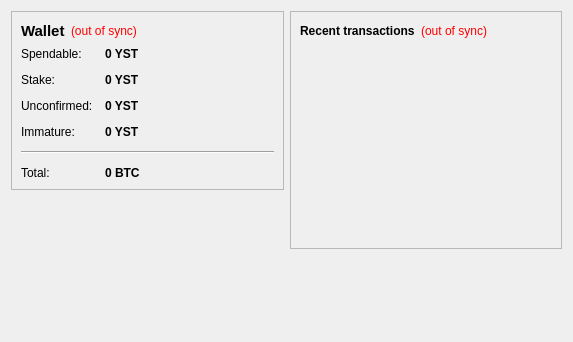
<?xml version="1.0" encoding="UTF-8"?>
<ui version="4.0">
 <class>OverviewPage</class>
 <widget class="QWidget" name="OverviewPage">
  <property name="geometry">
   <rect>
    <x>0</x>
    <y>0</y>
    <width>573</width>
    <height>342</height>
   </rect>
  </property>
  <property name="windowTitle">
   <string>Form</string>
  </property>
  <layout class="QHBoxLayout" name="horizontalLayout" stretch="1,1">
   <item>
    <layout class="QVBoxLayout" name="verticalLayout_2">
     <item>
      <widget class="QFrame" name="frame">
       <property name="frameShape">
        <enum>QFrame::StyledPanel</enum>
       </property>
       <property name="frameShadow">
        <enum>QFrame::Raised</enum>
       </property>
       <layout class="QVBoxLayout" name="verticalLayout_4">
        <item>
         <layout class="QHBoxLayout" name="horizontalLayout_4">
          <item>
           <widget class="QLabel" name="label_5">
            <property name="font">
             <font>
              <pointsize>11</pointsize>
              <weight>75</weight>
              <bold>true</bold>
             </font>
            </property>
            <property name="text">
             <string>Wallet</string>
            </property>
           </widget>
          </item>
          <item>
           <widget class="QLabel" name="labelWalletStatus">
            <property name="toolTip">
             <string>The displayed information may be out of date. Your wallet automatically synchronizes with the YoShit network after a connection is established, but this process has not completed yet.</string>
            </property>
            <property name="styleSheet">
             <string notr="true">QLabel { color: red; }</string>
            </property>
            <property name="text">
             <string notr="true">(out of sync)</string>
            </property>
            <property name="alignment">
             <set>Qt::AlignLeading|Qt::AlignLeft|Qt::AlignVCenter</set>
            </property>
           </widget>
          </item>
          <item>
           <spacer name="horizontalSpacer_2">
            <property name="orientation">
             <enum>Qt::Horizontal</enum>
            </property>
            <property name="sizeHint" stdset="0">
             <size>
              <width>40</width>
              <height>20</height>
             </size>
            </property>
           </spacer>
          </item>
         </layout>
        </item>
        <item>
         <layout class="QFormLayout" name="formLayout_2">
          <property name="fieldGrowthPolicy">
           <enum>QFormLayout::AllNonFixedFieldsGrow</enum>
          </property>
          <property name="horizontalSpacing">
           <number>12</number>
          </property>
          <property name="verticalSpacing">
           <number>12</number>
          </property>
          <item row="0" column="0">
           <widget class="QLabel" name="label">
            <property name="text">
             <string>Spendable:</string>
            </property>
           </widget>
          </item>
          <item row="0" column="1">
           <widget class="QLabel" name="labelBalance">
            <property name="font">
             <font>
              <weight>75</weight>
              <bold>true</bold>
             </font>
            </property>
            <property name="cursor">
             <cursorShape>IBeamCursor</cursorShape>
            </property>
            <property name="toolTip">
             <string>Your current spendable balance</string>
            </property>
            <property name="text">
             <string notr="true">0 YST</string>
            </property>
            <property name="textInteractionFlags">
             <set>Qt::LinksAccessibleByMouse|Qt::TextSelectableByKeyboard|Qt::TextSelectableByMouse</set>
            </property>
           </widget>
          </item>
          <item row="1" column="0">
           <widget class="QLabel" name="label_6">
            <property name="text">
             <string>Stake:</string>
            </property>
           </widget>
          </item>
          <item row="1" column="1">
           <widget class="QLabel" name="labelStake">
            <property name="font">
             <font>
              <weight>75</weight>
              <bold>true</bold>
             </font>
            </property>
            <property name="cursor">
             <cursorShape>IBeamCursor</cursorShape>
            </property>
            <property name="toolTip">
             <string>Total of coins that was staked, and do not yet count toward the current balance</string>
            </property>
            <property name="text">
             <string notr="true">0 YST</string>
            </property>
            <property name="textInteractionFlags">
             <set>Qt::LinksAccessibleByMouse|Qt::TextSelectableByKeyboard|Qt::TextSelectableByMouse</set>
            </property>
           </widget>
          </item>
          <item row="2" column="0">
           <widget class="QLabel" name="label_3">
            <property name="text">
             <string>Unconfirmed:</string>
            </property>
           </widget>
          </item>
          <item row="2" column="1">
           <widget class="QLabel" name="labelUnconfirmed">
            <property name="font">
             <font>
              <weight>75</weight>
              <bold>true</bold>
             </font>
            </property>
            <property name="cursor">
             <cursorShape>IBeamCursor</cursorShape>
            </property>
            <property name="toolTip">
             <string>Total of transactions that have yet to be confirmed, and do not yet count toward the current balance</string>
            </property>
            <property name="text">
             <string notr="true">0 YST</string>
            </property>
            <property name="textInteractionFlags">
             <set>Qt::LinksAccessibleByMouse|Qt::TextSelectableByKeyboard|Qt::TextSelectableByMouse</set>
            </property>
           </widget>
          </item>
          <item row="3" column="0">
           <widget class="QLabel" name="labelImmatureText">
            <property name="text">
             <string>Immature:</string>
            </property>
           </widget>
          </item>
          <item row="3" column="1">
           <widget class="QLabel" name="labelImmature">
            <property name="font">
             <font>
              <weight>75</weight>
              <bold>true</bold>
             </font>
            </property>
            <property name="toolTip">
             <string>Mined balance that has not yet matured</string>
            </property>
            <property name="text">
             <string notr="true">0 YST</string>
            </property>
            <property name="textInteractionFlags">
             <set>Qt::LinksAccessibleByMouse|Qt::TextSelectableByKeyboard|Qt::TextSelectableByMouse</set>
            </property>
           </widget>
          </item>
          <item row="4" column="0" colspan="2">
           <widget class="Line" name="line">
            <property name="orientation">
             <enum>Qt::Horizontal</enum>
            </property>
           </widget>
          </item>
          <item row="5" column="0">
           <widget class="QLabel" name="labelTotalText">
            <property name="text">
             <string>Total:</string>
            </property>
           </widget>
          </item>
          <item row="5" column="1">
           <widget class="QLabel" name="labelTotal">
            <property name="font">
             <font>
              <weight>75</weight>
              <bold>true</bold>
             </font>
            </property>
            <property name="cursor">
             <cursorShape>IBeamCursor</cursorShape>
            </property>
            <property name="toolTip">
             <string>Your current total balance</string>
            </property>
            <property name="text">
             <string notr="true">0 BTC</string>
            </property>
            <property name="textInteractionFlags">
             <set>Qt::LinksAccessibleByMouse|Qt::TextSelectableByKeyboard|Qt::TextSelectableByMouse</set>
            </property>
           </widget>
          </item>
         </layout>
        </item>
       </layout>
      </widget>
     </item>
     <item>
      <spacer name="verticalSpacer">
       <property name="orientation">
        <enum>Qt::Vertical</enum>
       </property>
       <property name="sizeHint" stdset="0">
        <size>
         <width>20</width>
         <height>40</height>
        </size>
       </property>
      </spacer>
     </item>
    </layout>
   </item>
   <item>
    <layout class="QVBoxLayout" name="verticalLayout_3">
     <item>
      <widget class="QFrame" name="frame_2">
       <property name="frameShape">
        <enum>QFrame::StyledPanel</enum>
       </property>
       <property name="frameShadow">
        <enum>QFrame::Raised</enum>
       </property>
       <layout class="QVBoxLayout" name="verticalLayout">
        <item>
         <layout class="QHBoxLayout" name="horizontalLayout_2">
          <item>
           <widget class="QLabel" name="label_4">
            <property name="text">
             <string>&lt;b&gt;Recent transactions&lt;/b&gt;</string>
            </property>
           </widget>
          </item>
          <item>
           <widget class="QLabel" name="labelTransactionsStatus">
            <property name="toolTip">
             <string>The displayed information may be out of date. Your wallet automatically synchronizes with the YoShit network after a connection is established, but this process has not completed yet.</string>
            </property>
            <property name="styleSheet">
             <string notr="true">QLabel { color: red; }</string>
            </property>
            <property name="text">
             <string notr="true">(out of sync)</string>
            </property>
            <property name="alignment">
             <set>Qt::AlignRight|Qt::AlignTrailing|Qt::AlignVCenter</set>
            </property>
           </widget>
          </item>
          <item>
           <spacer name="horizontalSpacer">
            <property name="orientation">
             <enum>Qt::Horizontal</enum>
            </property>
            <property name="sizeHint" stdset="0">
             <size>
              <width>40</width>
              <height>20</height>
             </size>
            </property>
           </spacer>
          </item>
         </layout>
        </item>
        <item>
         <widget class="QListView" name="listTransactions">
          <property name="styleSheet">
           <string notr="true">QListView { background: transparent; }</string>
          </property>
          <property name="frameShape">
           <enum>QFrame::NoFrame</enum>
          </property>
          <property name="verticalScrollBarPolicy">
           <enum>Qt::ScrollBarAlwaysOff</enum>
          </property>
          <property name="horizontalScrollBarPolicy">
           <enum>Qt::ScrollBarAlwaysOff</enum>
          </property>
          <property name="selectionMode">
           <enum>QAbstractItemView::NoSelection</enum>
          </property>
         </widget>
        </item>
       </layout>
      </widget>
     </item>
     <item>
      <spacer name="verticalSpacer_2">
       <property name="orientation">
        <enum>Qt::Vertical</enum>
       </property>
       <property name="sizeHint" stdset="0">
        <size>
         <width>20</width>
         <height>40</height>
        </size>
       </property>
      </spacer>
     </item>
    </layout>
   </item>
  </layout>
 </widget>
 <resources/>
 <connections/>
</ui>
